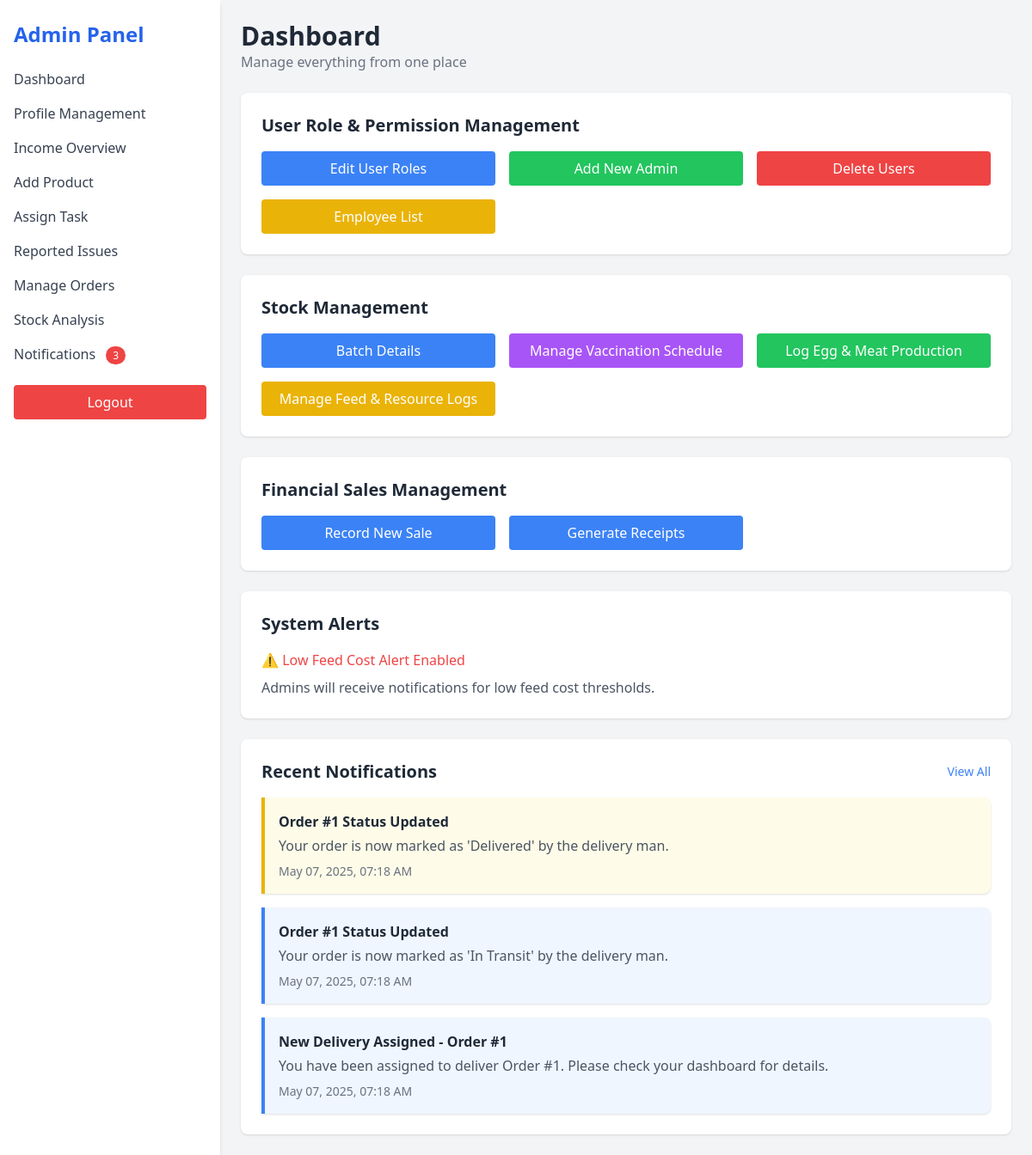
Page /admin (signed in) on the earlier database version.
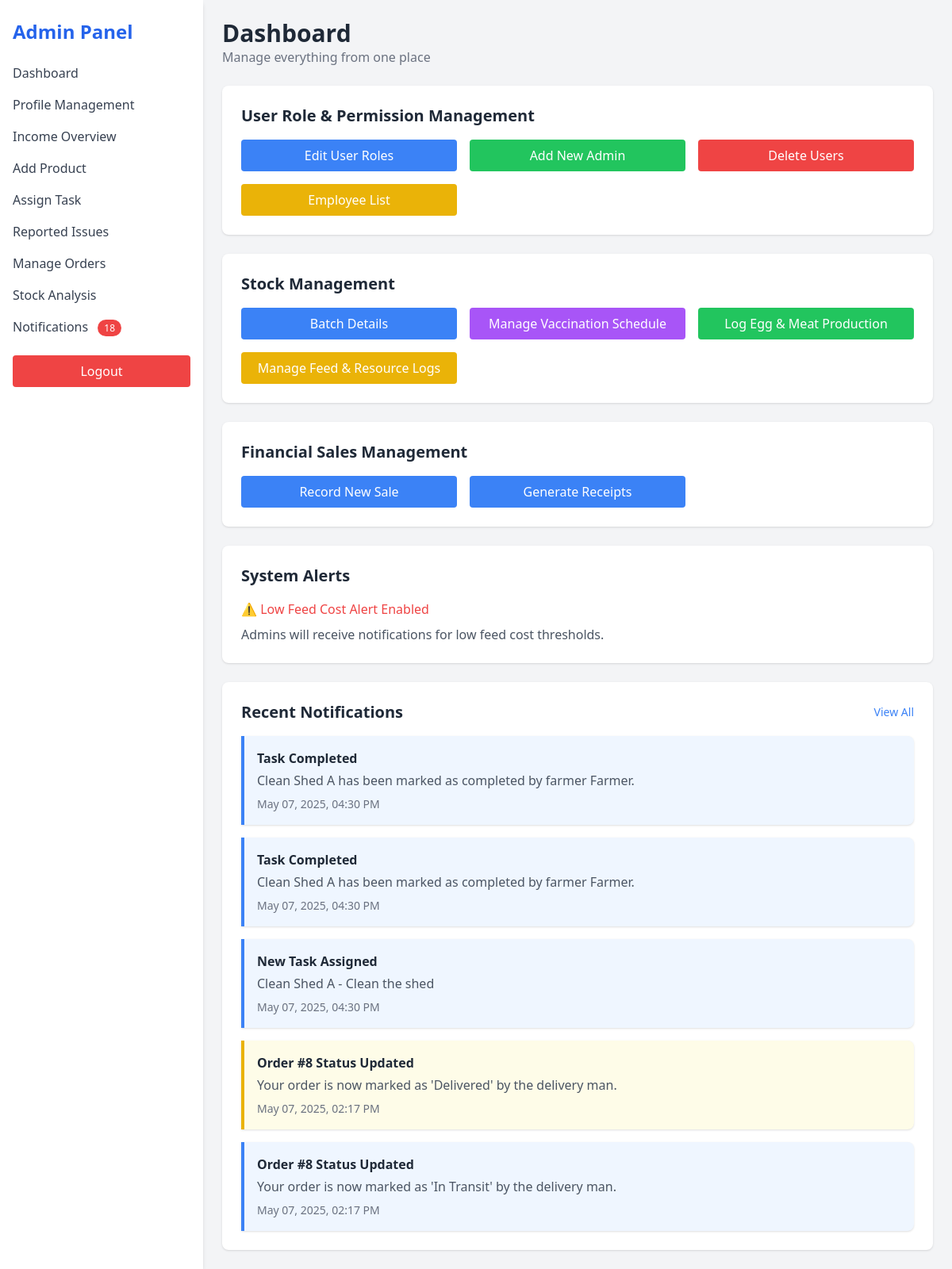
Same page on the later database version.
### models.py (models this page shows, shortened)
class Notification(db.Model):
    id = db.Column(db.Integer, primary_key=True)
    title = db.Column(db.String(100), nullable=False)
    message = db.Column(db.Text, nullable=False)
    category = db.Column(db.String(50), nullable=False)  # 'count_update', 'health_check', 'system', etc.
    priority = db.Column(db.String(20), default='normal')  # 'low', 'normal', 'high', 'urgent'
    created_by = db.Column(db.Integer, db.ForeignKey('user.id'), nullable=False)
    created_at = db.Column(db.DateTime, default=datetime.utcnow)
    is_read = db.Column(db.Boolean, default=False)
    related_batch = db.Column(db.String(100), nullable=True)  # Optional reference to a batch
    for_user = db.Column(db.Integer, db.ForeignKey('user.id'), nullable=True)  # If notification is for a specific user
    for_role = db.Column(db.String(100), nullable=True)  # If notification is for users with specific roles
    creator = db.relationship('User', foreign_keys=[created_by], backref='notifications_created')
    target_user = db.relationship('User', foreign_keys=[for_user], backref='personal_notifications')

### app.py (the view)
@app.route('/admin')
def admin_panel():
    user_id = session.get('user_id')
    user = db.session.get(User, user_id)
    if not user or user.role != 'admin':
        return redirect(url_for('login'))
    recent_notifications = Notification.query.order_by(Notification.created_at.desc()).limit(5).all()
    unread_count = Notification.query.filter_by(is_read=False).count()
    return render_template('admin_panel.html', user=user, recent_notifications=recent_notifications, unread_count=unread_count)

### templates/admin_panel.html (shortened to what the changed rows need)
<!DOCTYPE html>
<html lang="en">
<head>
  <script src="https://cdn.tailwindcss.com"></script>
</head>
<body class="bg-gray-100 min-h-screen">
  <div class="flex h-screen">
    <aside class="w-64 bg-white shadow-md px-4 py-6">
      <h1 class="text-2xl font-bold text-blue-600 mb-6">Admin Panel</h1>
      <nav class="space-y-4">
        <a href="{{ url_for('admin_reported_issues') }}" class="block text-gray-700 hover:text-blue-500">
        <a href="{{ url_for('notifications') }}" class="block text-gray-700 hover:text-blue-500">
          Notifications
          {% if unread_count > 0 %}
            <span class="ml-2 bg-red-500 text-white text-xs rounded-full px-2 py-0.5">{{ unread_count }}</span>
          {% endif %}
        </a>
      </nav>
    </aside>
    <main class="flex-1 p-6 overflow-y-auto">
      <header class="mb-6">
        <h2 class="text-3xl font-semibold text-gray-800">Dashboard</h2>
      </header>
      <section class="bg-white p-6 rounded-lg shadow mt-6">
        <div class="space-y-4">
          {% for note in recent_notifications %}
            <div class="border-l-4 {% if note.priority == 'urgent' %}border-red-500 bg-red-50{% elif note.priority == 'high' %}border-yellow-500 bg-yellow-50{% else %}border-blue-500 bg-blue-50{% endif %} p-4 rounded-r-lg shadow">
              <h4 class="font-semibold text-gray-800">{{ note.title }}</h4>
              <p class="text-gray-600 mt-1">{{ note.message }}</p>
              <p class="text-sm text-gray-500 mt-2">{{ note.created_at.strftime('%b %d, %Y, %I:%M %p') }}</p>
            </div>
          {% else %}
            <p class="text-gray-600">No notifications available.</p>
          {% endfor %}
        </div>
      </section>
    </main>
  </div>
</body>
</html>

Differences in the rows shown:
no longer on this page (row unchanged): Notification: title "Order #1 Status Updated", message "Your order is now marked as 'Delivered' by the delivery man.", created_at "May 07, 2025, 07:18 AM", priority "high" (drawn)
no longer on this page (row unchanged): Notification: title "Order #1 Status Updated", message "Your order is now marked as 'In Transit' by the delivery man.", created_at "May 07, 2025, 07:18 AM"
no longer on this page (row unchanged): Notification: title "New Delivery Assigned - Order #1", message "You have been assigned to deliver Order #1. Please check your dashboard for details.", created_at "May 07, 2025, 07:18 AM"
added Notification: title "Task Completed", message "Clean Shed A has been marked as completed by farmer Farmer.", created_at "May 07, 2025, 04:30 PM"
added Notification: title "Task Completed", message "Clean Shed A has been marked as completed by farmer Farmer.", created_at "May 07, 2025, 04:30 PM"
added Notification: title "New Task Assigned", message "Clean Shed A - Clean the shed", created_at "May 07, 2025, 04:30 PM"
added Notification: title "Order #8 Status Updated", message "Your order is now marked as 'Delivered' by the delivery man.", created_at "May 07, 2025, 02:17 PM", priority "high" (drawn)
added Notification: title "Order #8 Status Updated", message "Your order is now marked as 'In Transit' by the delivery man.", created_at "May 07, 2025, 02:17 PM"
Other differences:
{{ unread_count }}: "3" → "18"
